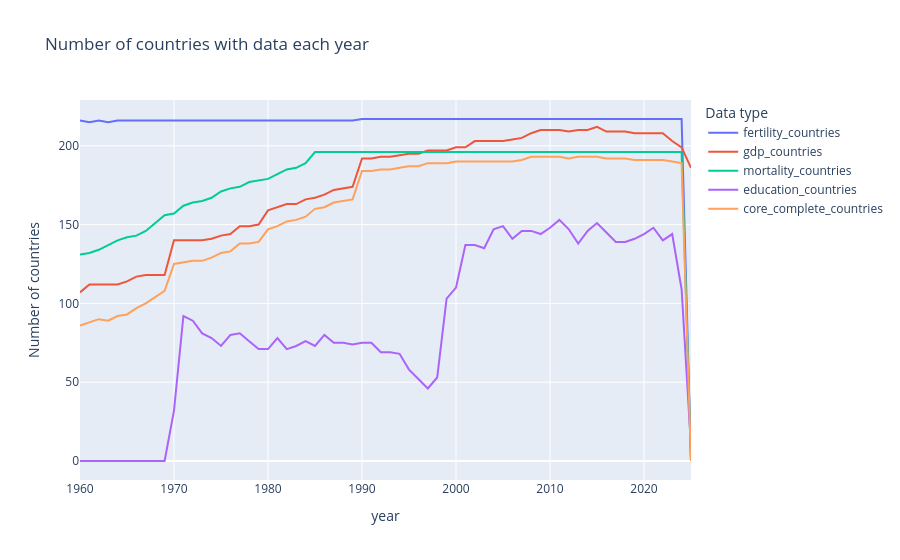

This figure's notebook cell:
### Code cell
fig = px.line(
    coverage,
    x=coverage.index,
    y=[
        "fertility_countries",
        "gdp_countries",
        "mortality_countries",
        "education_countries",
        "core_complete_countries",
    ],
    title="Number of countries with data each year",
    labels={
        "x": "Year",
        "value": "Number of countries",
        "variable": "Data type",
    },
)
fig.show()

### Figure 1 — Plotly figure (JSON) as saved in the notebook; plotly's stock layout.template omitted (floating-point values rounded to 4 significant figures)
{"data": [{"hovertemplate": "Data type=fertility_countries<br>year=%{x}<br>Number of countries=%{y}<extra></extra>", "legendgroup": "fertility_countries", "line": {"color": "#636efa", "dash": "solid"}, "marker": {"symbol": "circle"}, "mode": "lines", "name": "fertility_countries", "orientation": "v", "showlegend": true, "type": "scatter", "x": [1960, 1961, 1962, 1963, 1964, 1965, 1966, 1967, 1968, 1969, 1970, 1971, 1972, 1973, 1974, 1975, 1976, 1977, 1978, 1979, 1980, 1981, 1982, 1983, 1984, 1985, 1986, 1987, 1988, 1989, 1990, 1991, 1992, 1993, 1994, 1995, 1996, 1997, 1998, 1999, 2000, 2001, 2002, 2003, 2004, 2005, 2006, 2007, 2008, 2009, 2010, 2011, 2012, 2013, 2014, 2015, 2016, 2017, 2018, 2019, 2020, 2021, 2022, 2023, 2024, 2025], "xaxis": "x", "y": [216, 215, 216, 215, 216, 216, 216, 216, 216, 216, 216, 216, 216, 216, 216, 216, 216, 216, 216, 216, 216, 216, 216, 216, 216, 216, 216, 216, 216, 216, 217, 217, 217, 217, 217, 217, 217, 217, 217, 217, 217, 217, 217, 217, 217, 217, 217, 217, 217, 217, 217, 217, 217, 217, 217, 217, 217, 217, 217, 217, 217, 217, 217, 217, 217, 0], "yaxis": "y"}, {"hovertemplate": "Data type=gdp_countries<br>year=%{x}<br>Number of countries=%{y}<extra></extra>", "legendgroup": "gdp_countries", "line": {"color": "#EF553B", "dash": "solid"}, "marker": {"symbol": "circle"}, "mode": "lines", "name": "gdp_countries", "orientation": "v", "showlegend": true, "type": "scatter", "x": [1960, 1961, 1962, 1963, 1964, 1965, 1966, 1967, 1968, 1969, 1970, 1971, 1972, 1973, 1974, 1975, 1976, 1977, 1978, 1979, 1980, 1981, 1982, 1983, 1984, 1985, 1986, 1987, 1988, 1989, 1990, 1991, 1992, 1993, 1994, 1995, 1996, 1997, 1998, 1999, 2000, 2001, 2002, 2003, 2004, 2005, 2006, 2007, 2008, 2009, 2010, 2011, 2012, 2013, 2014, 2015, 2016, 2017, 2018, 2019, 2020, 2021, 2022, 2023, 2024, 2025], "xaxis": "x", "y": [107, 112, 112, 112, 112, 114, 117, 118, 118, 118, 140, 140, 140, 140, 141, 143, 144, 149, 149, 150, 159, 161, 163, 163, 166, 167, 169, 172, 173, 174, 192, 192, 193, 193, 194, 195, 195, 197, 197, 197, 199, 199, 203, 203, 203, 203, 204, 205, 208, 210, 210, 210, 209, 210, 210, 212, 209, 209, 209, 208, 208, 208, 208, 203, 199, 186], "yaxis": "y"}, {"hovertemplate": "Data type=mortality_countries<br>year=%{x}<br>Number of countries=%{y}<extra></extra>", "legendgroup": "mortality_countries", "line": {"color": "#00cc96", "dash": "solid"}, "marker": {"symbol": "circle"}, "mode": "lines", "name": "mortality_countries", "orientation": "v", "showlegend": true, "type": "scatter", "x": [1960, 1961, 1962, 1963, 1964, 1965, 1966, 1967, 1968, 1969, 1970, 1971, 1972, 1973, 1974, 1975, 1976, 1977, 1978, 1979, 1980, 1981, 1982, 1983, 1984, 1985, 1986, 1987, 1988, 1989, 1990, 1991, 1992, 1993, 1994, 1995, 1996, 1997, 1998, 1999, 2000, 2001, 2002, 2003, 2004, 2005, 2006, 2007, 2008, 2009, 2010, 2011, 2012, 2013, 2014, 2015, 2016, 2017, 2018, 2019, 2020, 2021, 2022, 2023, 2024, 2025], "xaxis": "x", "y": [131, 132, 134, 137, 140, 142, 143, 146, 151, 156, 157, 162, 164, 165, 167, 171, 173, 174, 177, 178, 179, 182, 185, 186, 189, 196, 196, 196, 196, 196, 196, 196, 196, 196, 196, 196, 196, 196, 196, 196, 196, 196, 196, 196, 196, 196, 196, 196, 196, 196, 196, 196, 196, 196, 196, 196, 196, 196, 196, 196, 196, 196, 196, 196, 196, 0], "yaxis": "y"}, {"hovertemplate": "Data type=education_countries<br>year=%{x}<br>Number of countries=%{y}<extra></extra>", "legendgroup": "education_countries", "line": {"color": "#ab63fa", "dash": "solid"}, "marker": {"symbol": "circle"}, "mode": "lines", "name": "education_countries", "orientation": "v", "showlegend": true, "type": "scatter", "x": [1960, 1961, 1962, 1963, 1964, 1965, 1966, 1967, 1968, 1969, 1970, 1971, 1972, 1973, 1974, 1975, 1976, 1977, 1978, 1979, 1980, 1981, 1982, 1983, 1984, 1985, 1986, 1987, 1988, 1989, 1990, 1991, 1992, 1993, 1994, 1995, 1996, 1997, 1998, 1999, 2000, 2001, 2002, 2003, 2004, 2005, 2006, 2007, 2008, 2009, 2010, 2011, 2012, 2013, 2014, 2015, 2016, 2017, 2018, 2019, 2020, 2021, 2022, 2023, 2024, 2025], "xaxis": "x", "y": [0, 0, 0, 0, 0, 0, 0, 0, 0, 0, 32, 92, 89, 81, 78, 73, 80, 81, 76, 71, 71, 78, 71, 73, 76, 73, 80, 75, 75, 74, 75, 75, 69, 69, 68, 58, 52, 46, 53, 103, 110, 137, 137, 135, 147, 149, 141, 146, 146, 144, 148, 153, 147, 138, 146, 151, 145, 139, 139, 141, 144, 148, 140, 144, 109, 9], "yaxis": "y"}, {"hovertemplate": "Data type=core_complete_countries<br>year=%{x}<br>Number of countries=%{y}<extra></extra>", "legendgroup": "core_complete_countries", "line": {"color": "#FFA15A", "dash": "solid"}, "marker": {"symbol": "circle"}, "mode": "lines", "name": "core_complete_countries", "orientation": "v", "showlegend": true, "type": "scatter", "x": [1960, 1961, 1962, 1963, 1964, 1965, 1966, 1967, 1968, 1969, 1970, 1971, 1972, 1973, 1974, 1975, 1976, 1977, 1978, 1979, 1980, 1981, 1982, 1983, 1984, 1985, 1986, 1987, 1988, 1989, 1990, 1991, 1992, 1993, 1994, 1995, 1996, 1997, 1998, 1999, 2000, 2001, 2002, 2003, 2004, 2005, 2006, 2007, 2008, 2009, 2010, 2011, 2012, 2013, 2014, 2015, 2016, 2017, 2018, 2019, 2020, 2021, 2022, 2023, 2024, 2025], "xaxis": "x", "y": [86, 88, 90, 89, 92, 93, 97, 100, 104, 108, 125, 126, 127, 127, 129, 132, 133, 138, 138, 139, 147, 149, 152, 153, 155, 160, 161, 164, 165, 166, 184, 184, 185, 185, 186, 187, 187, 189, 189, 189, 190, 190, 190, 190, 190, 190, 190, 191, 193, 193, 193, 193, 192, 193, 193, 193, 192, 192, 192, 191, 191, 191, 191, 190, 189, 0], "yaxis": "y"}], "layout": {"legend": {"title": {"text": "Data type"}, "tracegroupgap": 0}, "title": {"text": "Number of countries with data each year"}, "xaxis": {"anchor": "y", "domain": [0, 1], "title": {"text": "year"}}, "yaxis": {"anchor": "x", "domain": [0, 1], "title": {"text": "Number of countries"}}}}
